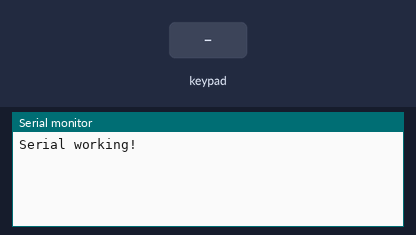
Simulated run of this sketch. Board: Arduino Mega 2560, built with avr-gcc and run on an emulated ATmega2560. On the bench: the last lines printed to the serial monitor. Inputs (shaded band) come from the test bench.

Above: at 1.2 s.
1.3 s: key '1' pressed
At 1.7 s:
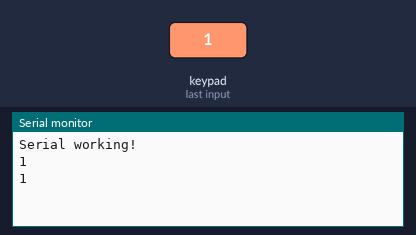
2.8 s: keypad keys 1 2 3 4 5 6 # pressed 0.4 s apart
At 6.1 s:
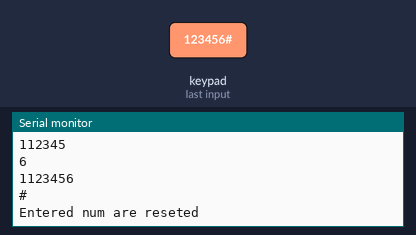
7.1 s: key '*' pressed
At 8.3 s:
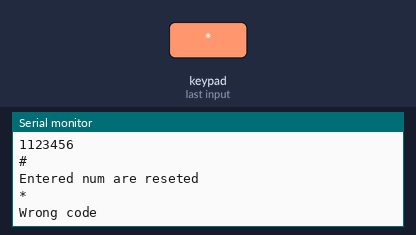
8.6 s: keypad keys 1 2 3 4 5 6 * pressed 0.4 s apart
At 11.5 s:
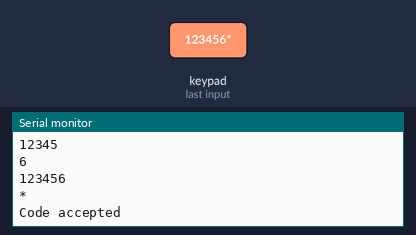
Timing chart, 0 to 13.0 s (numbered marks = the images above; inputs shaded):
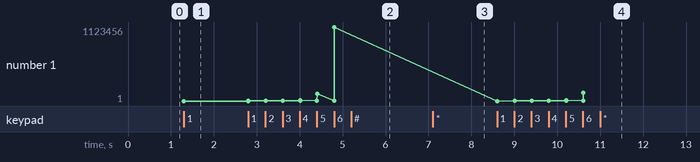

Measured:
- after the input at 1.3 s, the serial monitor: prints a new line at once (image 1)
- after the input at 2.8 s, the serial monitor: prints a new line at once (image 2)
- after the input at 7.1 s, the serial monitor: prints a new line at once (image 3)
- after the input at 8.6 s, the serial monitor: prints a new line at once (image 4)
- plotted number 1: 1 → 1123456 after the input at 2.8 s, 1123456 → 123456 after the input at 8.6 s

The sketch:

keyTest_pin.ino
```cpp
#include "Keypad.h"


const byte ROWS = 4; //four rows
const byte COLS = 3; //three columns
char keys[ROWS][COLS] =
 {{'1','2','3'},
  {'4','5','6'},
  {'7','8','9'},
  {'*','0','#'}};


byte rowPins[ROWS] = {
  43, 53, 51, 47}; //connect to the row pinouts of the keypad
//1,  2,  3,  4
byte colPins[COLS] = {
  45, 41, 49}; // connect to the column pinouts of the keypad
//1,  2,  3


String code = "";

Keypad keypad = Keypad( makeKeymap(keys), rowPins, colPins, ROWS, COLS );

void setup()
{
  Serial.begin(9600);
  Serial.print("Serial working!");
  Serial.println();
}

void loop()
{
  char key = keypad.getKey();
  if (key != NO_KEY)
  {
    Serial.print(key);
    Serial.println();

    if ( String(key) == "*") {
      if ( code == "123456" ) {
          Serial.print("Code accepted");
          Serial.println();
      } else {
          Serial.print("Wrong code");
          Serial.println();
      }
      code = "";
     }

    else if ( String(key) == "#" ) {
      Serial.print("Entered num are reseted");
      Serial.println();
      code = "";
     }

     else {
      code = code + String(key);
      }


    Serial.print(code);
    Serial.println();

  }
}
```
